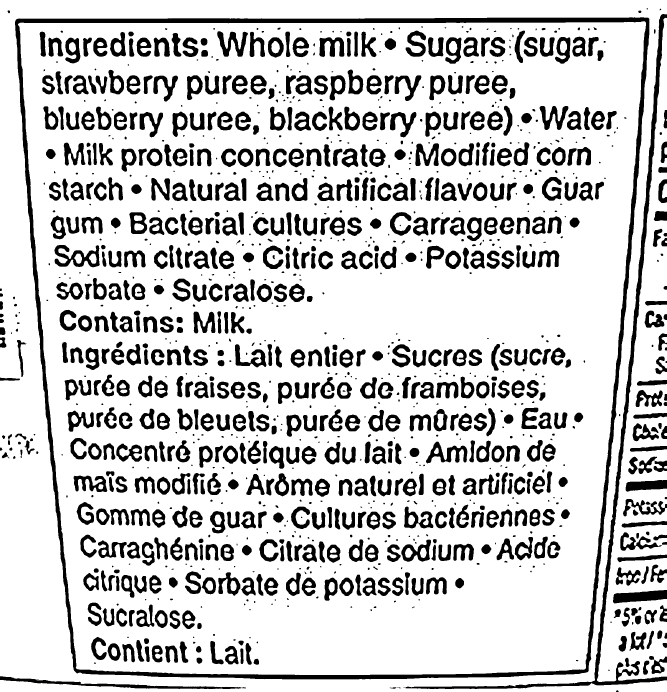
#> input picture processed_output.png, 2000 x 2076 px (shown at 1/3 size)
$ python -i preprocessing.py   (imports and definitions only)
#> lines starting #> are read from the running program, lines starting #| are printed output that depends on the picture; after the words box and inside, x2 and y2 are one past the last pixel; in counts of white or black regions, pixels touching at a corner belong together
#> `picture = cv2.imread('../processed_output.png', cv2.IMREAD_GRAYSCALE)`: picture: shape (2076, 2000); 79.8% white; 1256 black regions (236 under 20 px), largest, box (x1, y1, x2, y2) and area: (45, 52, 1948, 2038) 88315, (1210, 42, 2000, 2067) 31417, (0, 2029, 725, 2067) 5667
from dataclasses import dataclass
from typing import Optional

import cv2
import numpy as np


### CONSTANTS ###

TARGET_WIDTH = 2000

MEDIAN_KERNEL = 3

CLAHE_CLIP_LIMIT = 1.5
CLAHE_TILE_GRID = (8, 8)

ADAPTIVE_BLOCK_SIZE = 51
ADAPTIVE_C = 12

MIN_COMPONENT_AREA = 12

MIN_ROI_RATIO = 0.05        # crop must cover at least 5% of the image, otherwise it is probably noise
ROI_PADDING = 25
MAX_LINE_RATIO = 0.20   # components wider or taller than this fraction of the image are borders, not text

### FILES ###
TEST_IMAGE = "processing_test_image.jpg"   # change the test image HERE ONLY
OUTPUT_IMAGE = "processed_output.png"


@dataclass
class PreprocessResult:
    success: bool
    image: Optional[np.ndarray] = None
    reason: Optional[str] = None
    roi_found: bool = False


def convert_to_greyscale(image: np.ndarray) -> np.ndarray:
    """Converts a BGR image into greyscale."""
    return cv2.cvtColor(image, cv2.COLOR_BGR2GRAY)

def crop_to_label(grey_image: np.ndarray) -> tuple[np.ndarray, bool]:
    """Crops to the densest block of text, ignoring borders and outlines."""

    height, width = grey_image.shape[:2]
#> height = 2076; width = 2000

    # Inverted threshold: dark text becomes white on a black background
    blurred = cv2.GaussianBlur(grey_image, (5, 5), 0)
    text_mask = cv2.adaptiveThreshold(
        blurred,
        255,
        cv2.ADAPTIVE_THRESH_GAUSSIAN_C,
        cv2.THRESH_BINARY_INV,
        31,
        15
    )
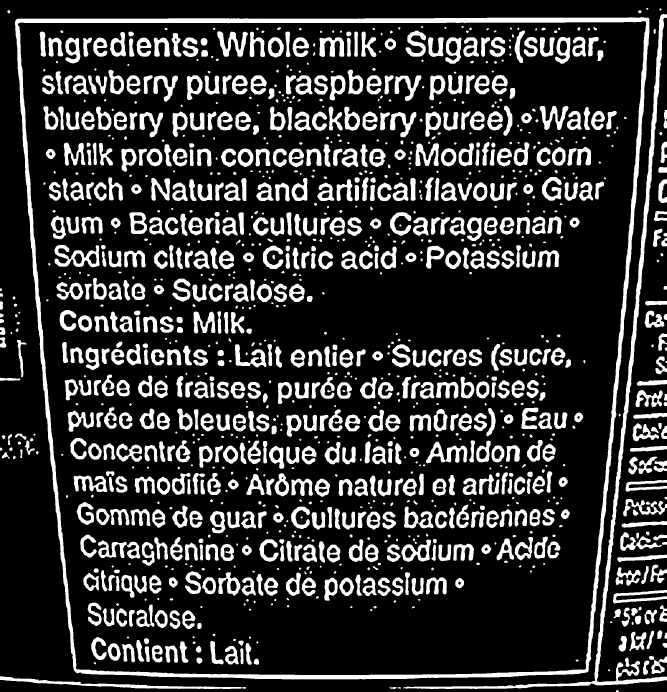
#> text_mask: shape (2076, 2000) (shown at 1/3 size); 20.1% white; 1256 white regions, largest, box (x1, y1, x2, y2) and area: (45, 52, 1948, 2038) 88179, (1210, 42, 2000, 2067) 31315, (0, 2029, 738, 2067) 5758

    # Remove borders: letters are small, but outlines and panel edges
    # are connected shapes that span a large part of the image
    count, labels, stats, _ = cv2.connectedComponentsWithStats(
        text_mask,
        connectivity=8
    )
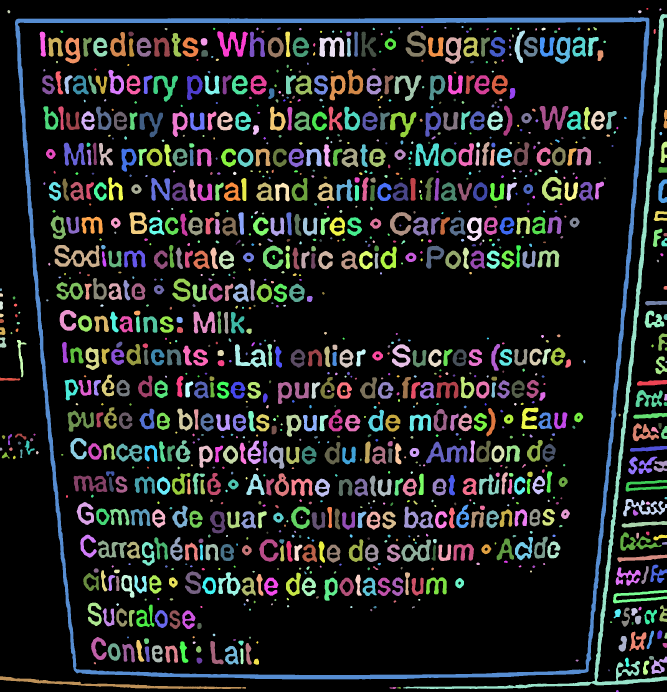
#> labels: shape (2076, 2000) int32 (shown at 1/3 size); 1257 distinct labels, from 0 to 1256; one colour per label, 0 black
#> count = 1257; stats = 1257 rows, first 6: [0, 0, 2000, 2076, 3318409], [1939, 24, 6, 5, 26], [1978, 25, 7, 7, 32], [22, 30, 9, 10, 65], [1914, 31, 11, 9, 73], [1210, 42, 790, 2025, 31315]
    too_wide = stats[:, cv2.CC_STAT_WIDTH] > MAX_LINE_RATIO * width
    too_tall = stats[:, cv2.CC_STAT_HEIGHT] > MAX_LINE_RATIO * height
    remove = too_wide | too_tall
    remove[0] = False                     # label 0 is the background
    text_mask[remove[labels]] = 0
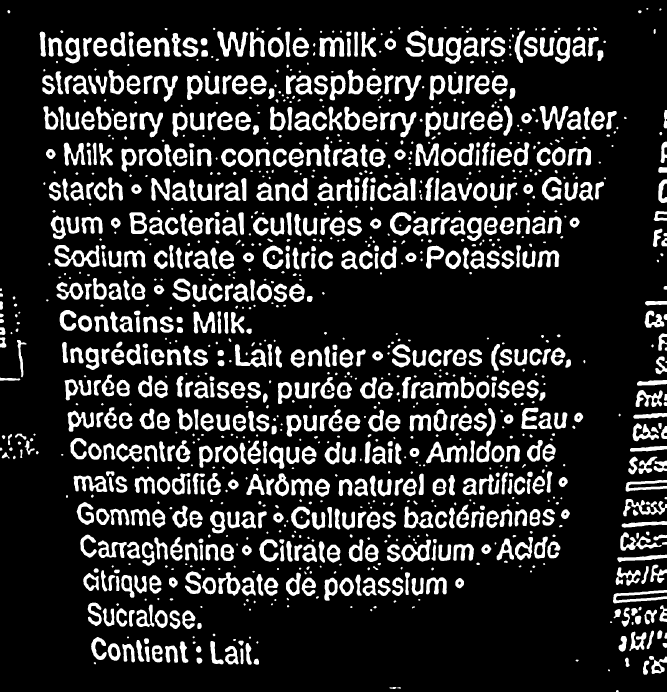
#> text_mask: shape (2076, 2000) (shown at 1/3 size); 17.1% white; 1253 white regions, largest, box (x1, y1, x2, y2) and area: (163, 735, 299, 802) 4029, (1278, 1325, 1402, 1390) 3250, (652, 94, 744, 170) 3180

    # Merge letters into words and lines into a paragraph block.
    # The kernel is taller than the gap between lines but narrower than
    # the gap between the ingredients and the nutrition panel.
    kernel_w = max(width // 60, 3)
#> kernel_w = 33
    kernel_h = max(width // 50, 3)
#> kernel_h = 40
    kernel = cv2.getStructuringElement(cv2.MORPH_RECT, (kernel_w, kernel_h))
    merged = cv2.dilate(text_mask, kernel, iterations=1)
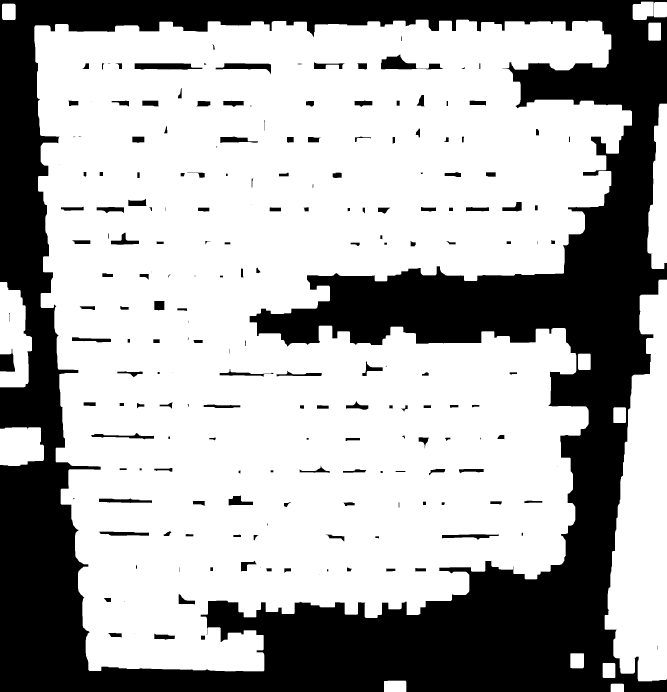
#> merged: shape (2076, 2000) (shown at 1/3 size); 67.3% white; 199 black regions (28 under 20 px), largest, box (x1, y1, x2, y2) and area: (0, 0, 2000, 2076) 1291892, (1143, 163, 1330, 208) 3661, (404, 190, 607, 209) 3117

    count, _, stats, _ = cv2.connectedComponentsWithStats(
        merged,
        connectivity=8
    )
#> count = 16; stats = 16 rows, first 6: [0, 0, 2000, 2076, 1355910], [1898, 5, 63, 55, 3046], [1962, 6, 38, 46, 1737], [6, 11, 41, 49, 1984], [103, 59, 1793, 1955, 2572191], [1945, 68, 38, 54, 2040]

    if count <= 1:
        return grey_image, False

    # Largest blob by pixel count (label 0 is the background)
    largest = 1 + int(np.argmax(stats[1:, cv2.CC_STAT_AREA]))
#> largest = 4

    x = stats[largest, cv2.CC_STAT_LEFT]
#> x = 103
    y = stats[largest, cv2.CC_STAT_TOP]
#> y = 59
    box_w = stats[largest, cv2.CC_STAT_WIDTH]
#> box_w = 1793
    box_h = stats[largest, cv2.CC_STAT_HEIGHT]
#> box_h = 1955

    # If the box is tiny, it is probably not a real label
    if box_w * box_h < MIN_ROI_RATIO * width * height:
        return grey_image, False

    x0 = max(x - ROI_PADDING, 0)
#> x0 = 78
    y0 = max(y - ROI_PADDING, 0)
#> y0 = 34
    x1 = min(x + box_w + ROI_PADDING, width)
#> x1 = 1921
    y1 = min(y + box_h + ROI_PADDING, height)
#> y1 = 2039

    return grey_image[y0:y1, x0:x1], True

# [153 lines left out: functions resize_to_target, remove_noise, normalize_contrast, enhance_contrast, apply_threshold, remove_specks and 2 more, not called in this run]


# [25 lines not run here, left out]

>>> import cv2
>>> picture = cv2.imread('../processed_output.png', cv2.IMREAD_GRAYSCALE)
>>> result = crop_to_label(picture)

$ run again, on test_image.jpg
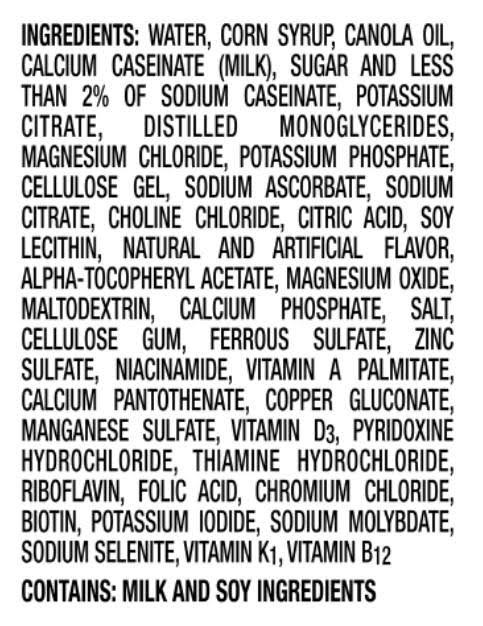
#> input picture test_image.jpg, 483 x 626 px
#> picture is the input picture: shape (626, 483); min 0, max 255, mean 195.6
#> text_mask: shape (626, 483); 28.3% white; 416 white regions, largest, box (x1, y1, x2, y2) and area: (123, 388, 190, 411) 776, (21, 327, 84, 351) 747, (21, 175, 84, 198) 740
#> in crop_to_label, `count, labels, stats, _ = cv2.connectedComponentsWithStats( text_mask,..`:
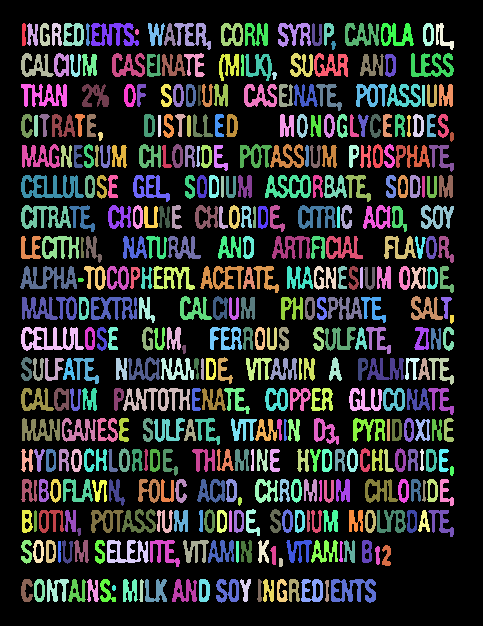
#> labels: shape (626, 483) int32; 417 distinct labels, from 0 to 416; one colour per label, 0 black
#> in crop_to_label, `count, labels, stats, _ = cv2.connectedComponentsWithStats( text_mask,..`: count = 417; stats = 417 rows, first 6: [0, 0, 483, 626, 216644], [22, 23, 4, 23, 83], [27, 23, 11, 23, 161], [40, 23, 10, 23, 144], [52, 23, 10, 23, 152], [63, 23, 21, 23, 291]
#> in crop_to_label, `merged = cv2.dilate(text_mask, kernel, iterations=1)`:
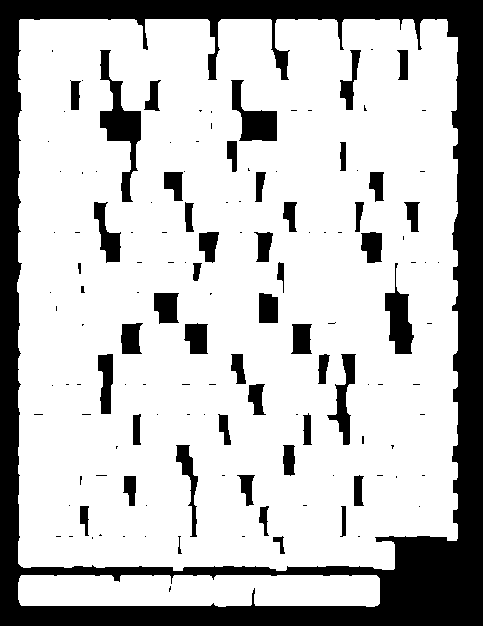
#> merged: shape (626, 483); 75.4% white; 135 black regions (87 under 20 px), largest, box (x1, y1, x2, y2) and area: (0, 0, 483, 626) 54734, (100, 50, 141, 202) 2121, (231, 80, 277, 141) 1350
#> in crop_to_label, `count, _, stats, _ = cv2.connectedComponentsWithStats( merged, connect..`: count = 3; stats = [[0, 0, 483, 626, 74334], [17, 19, 441, 552, 216966], [18, 575, 362, 32, 11058]]
#> largest = 1
#> x = 17
#> y = 19
#> box_w = 441
#> box_h = 552
#> x0 = 0
#> x1 = 483
#> y1 = 596
